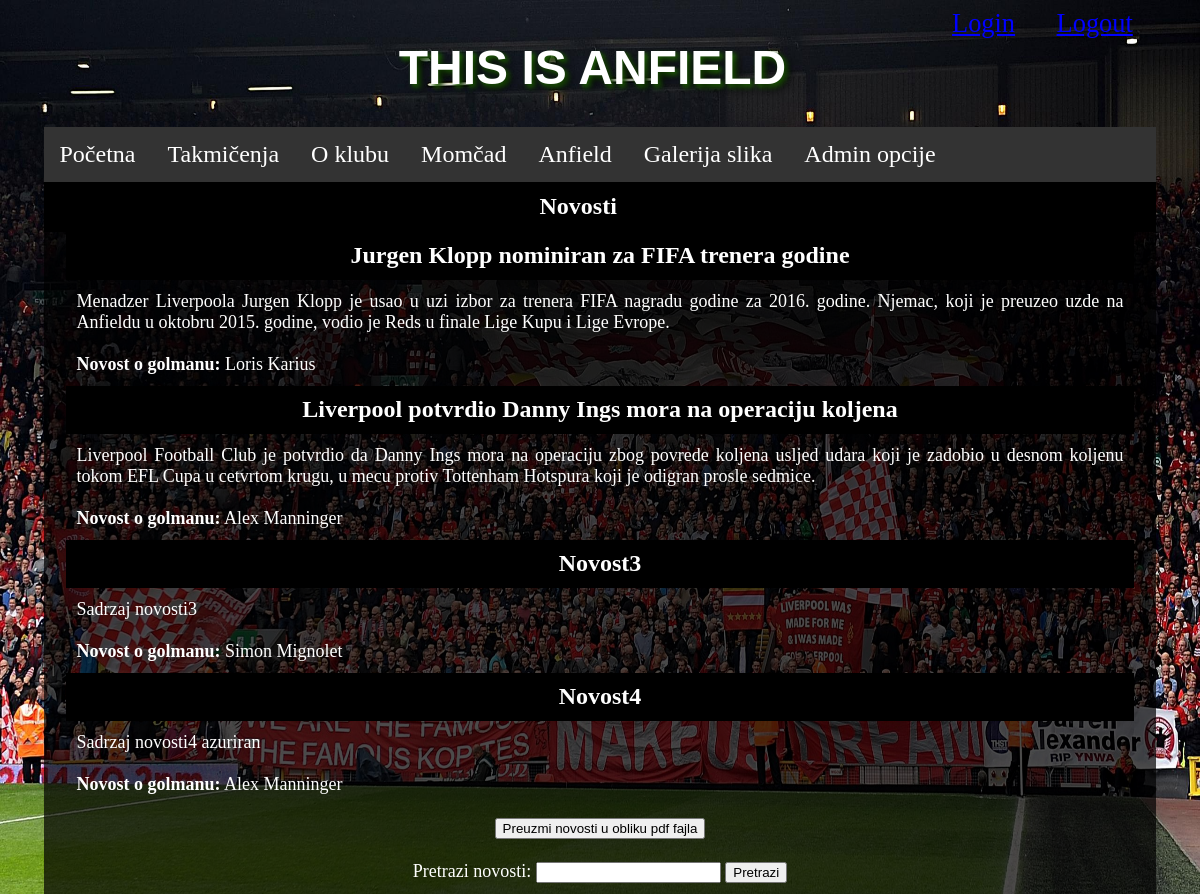
The app's page /Php/pocetna.php with its own data.
### tables this page shows
CREATE TABLE `novosti` (
  `ID` int(11) NOT NULL,
  `naslov` varchar(100) NOT NULL,
  `sadrzaj` text NOT NULL,
  `golman` int(11) NOT NULL
);

CREATE TABLE `golmani` (
  `ID` int(11) NOT NULL,
  `ime` varchar(100) NOT NULL,
  `tekst` text NOT NULL,
  `slika` varchar(100) NOT NULL
);

### Php/pocetna.php (the view, shortened to what this page needs)
<!DOCTYPE html>
<html>
	<head>
		<link rel="stylesheet" type="text/css" href="../Css/meni.css">
		<link rel="stylesheet" type="text/css" href="../Css/sadrzaj.css">
	</head>
	<body>
		<div>
			<h1 class="naslov">
				THIS IS ANFIELD
			</h1>
		</div>
		<a id="linkLogin" href="login.php"> Login </a>
		<a id="linkLogout" href="logout.php"> Logout </a>
		<div>
			<ul class="meni">
				<li> <a id="pocetna.html" href="pocetna.php"> Početna </a> <li>
				<li class="dropdown">
					<a id="takmicenja.html" href="#" class="dropbtn" onclick="prikaziPadajuci('ddContent')">Takmičenja</a>
				<li> <a id="oKlubu.html" href="oKlubu.php"> O klubu </a> <li>
				<li class="dropdown">
					<a id="momcad.html" href="#" class="dropbtn" onclick="prikaziPadajuci('ddContent2')">Momčad</a>
				<li>
				<li> <a id="anfield.html" href="anfield.php"> Anfield </a> <li>
				<li> <a id="galerija.html" href="../Html/galerija.html">Galerija slika</a> <li>
				<li> <a id="adminOpcije" href="validacijaAdmin.php">Admin opcije</a> <li>
			</ul>
		</div>
		<div class="sadrzaj" id="sadrzaj">
			<div class="red naslovNovosti pocetna">
				<div class="kolona cetri pocetna">
					Novosti
				</div>
			</div>
			<?php
				$veza = new PDO("mysql:dbname=thisisanfield;host=localhost;charset=utf8", "admin", "admin");
				$veza->exec("set names utf8");
				$rezultat = $veza->query("select naslov, sadrzaj, golman from Novosti");
				foreach($rezultat as $novost)
				{
			?>
				<div class="kolona cetri">
					<div class="red naslovNovosti">
						<?php echo $novost['naslov']; ?>
					</div>
					<div class="red poravnat">
						<?php echo $novost['sadrzaj'];?>
					</div>
					<div  class="red poravnat">
						<b>Novost o golmanu:</b>
						<?php
							$id = $novost['golman'];
							$golmaniSQL = $veza->query("select id, ime from golmani");
							foreach ($golmaniSQL as $golman){
								if ($golman['id']==$id){
									echo $golman['ime'];
								}
							}
						?>
					</div>
				</div>
			<?php
				}
			?>
			<div class="red">
				<form action="pocetna.php" method="post">
					<input type="submit" name="skiniPdf" value="Preuzmi novosti u obliku pdf fajla">
				</form>
			</div>
			<div class="red">
				Pretrazi novosti:
				<input id="pretraga" type="text" name="pretraga" onkeyup="showResult(this.value)">
				<input type="submit" name="pretrazi" value="Pretrazi" onclick="prikaziRezultate()">
			</div>
		</div>
	</body>
</html>

### Css/meni.css (style rules this page uses)
body { background: url("../Slike/pozadina.jpg") no-repeat center center fixed; background-size: 100% 100%; background-color: black; }
.naslov { font-size: 4vw; font-family: "Arial"; color: white; font-weight: bold; text-shadow: 5px 5px 10px #000, 3px 3px 5px #31a003; float: left; margin-left: 33%; max-width: 100%; }
ul.meni { list-style-type: none; margin: 0; margin-left: 3%; margin-right: 3%; padding: 0; overflow: hidden; background-color: #333; float:left; width: 94%; max-width: 100%; }
ul.meni li { float: left; }
ul.meni li a, .dropbtn { display: block; color: white; text-align: center; padding: 14px 16px; text-decoration: none; font-size: 2vw; }
.dropbtn { display: inline-block; color: black; text-align: center; padding: 14px 16px; text-decoration: none; }

### Css/sadrzaj.css (style rules this page uses)
* { box-sizing: border-box; }
.sadrzaj { background-color: rgba(0, 0, 0, 0.7); float:left; margin-left: 3%; margin-right: 3%; width: 94%; max-width: 100%; font-size: 1.5vw; color: white; font-weight: bold; }
.red { font-size: 1.5vw; font-weight: normal; padding: 1%; width:100%; float:left; min-height: 1px; text-align: center; }
.red.naslovNovosti { font-size: 2vw; font-weight: bold; background-color: black; }
.red.poravnat { text-align: justify; }
.kolona { margin-left: 2%; margin-right: 2%; display: inline-block; float: left; min-height: 20px; }
.kolona:first-child { margin-left: 0px; }
.kolona:last-child { margin-right: 0px; }
.kolona.cetri { width: 96%; }
#linkLogin { color: blue; float: left; margin-left: 14%; font-size: 2.2vw; }
#linkLogout { color: blue; float: right; margin-right: 5%; font-size: 2.2vw; }

### records on screen
novosti: naslov "Jurgen Klopp nominiran za FIFA trenera godine", sadrzaj "Menadzer Liverpoola Jurgen Klopp je usao u uzi izbor za trenera FIFA nagradu godine za 2016. godine. Njemac, koji je preuzeo uzde na Anfieldu u oktobru 2015. godine, vodio je Reds u finale Lige Kupu i Lige Evrope."
golmani: ime "Loris Karius"
novosti: naslov "Liverpool potvrdio Danny Ings mora na operaciju koljena", sadrzaj "Liverpool Football Club je potvrdio da Danny Ings mora na operaciju zbog povrede koljena usljed udara koji je zadobio u desnom koljenu tokom EFL Cupa u cetvrtom krugu, u mecu protiv Tottenham Hotspura koji je odigran prosle sedmice."
golmani: ime "Alex Manninger"
novosti: naslov "Novost3", sadrzaj "Sadrzaj novosti3"
golmani: ime "Simon Mignolet"
novosti: naslov "Novost4", sadrzaj "Sadrzaj novosti4 azuriran"
